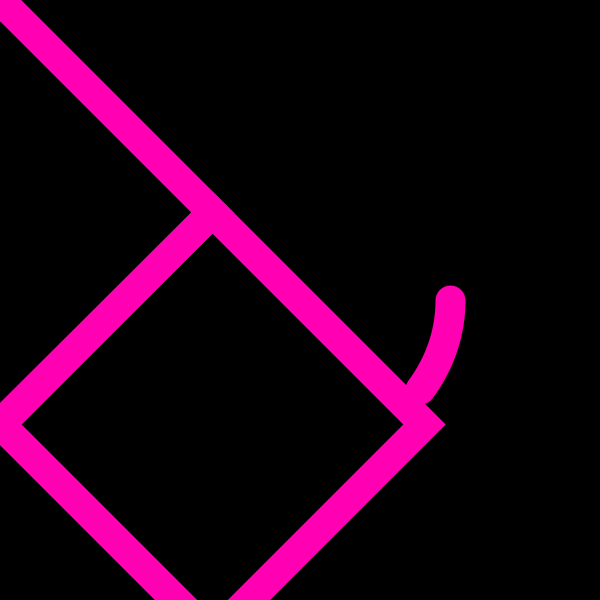
Frame 1 (no input)
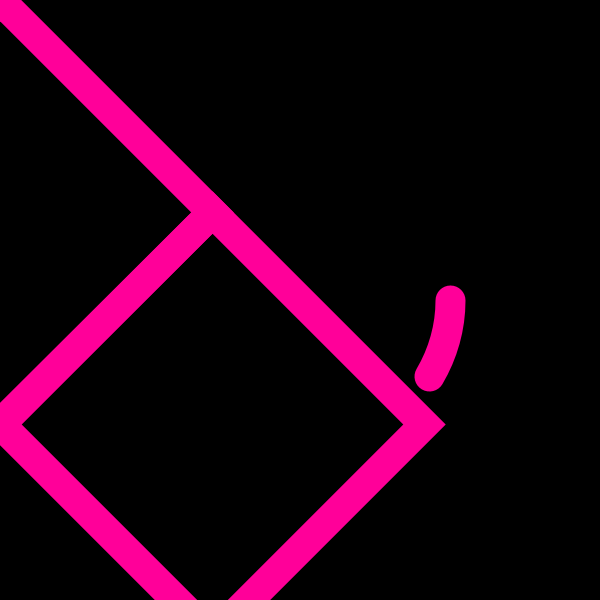
Frame 60 (the mouse pressed at the canvas centre just before this capture)
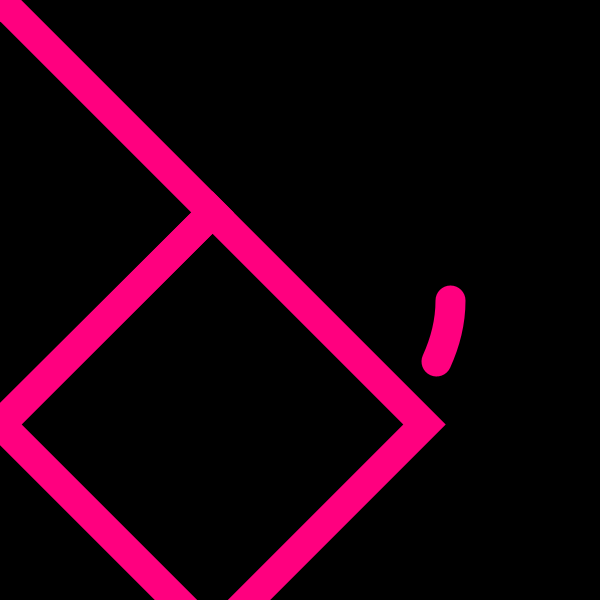
Frame 120 (the mouse held since frame 60 and released just before this capture)

The Processing sketch that drew these frames (run headless with seeded random() and noise(); from frame 60 on, the mouse is pressed at the canvas centre):

// Processing sketch: processing_163987
// ── processing_163987.pde

void setup() {
  size(600, 600);
  colorMode(HSB,255);
}

void draw() {
  
  background(0);
  float mappedSeconds = map(second(),0,60,0,255);
  color c = color(mappedSeconds,255,255);
  stroke(c);
  strokeWeight(30);
  noFill();
  float mappedArc = map(second(),0,59,360,0);
  arc(300, 300, 300, 300, radians(0), radians(mappedArc));
  
  rotate(radians(45));
  rect(0,0,300,300);
  rect(300,0,300,300);  
  
  //pushMatrix();
  //translate(width/2, height/2); //find center of rotation
  //rotate(radians(45)); //rotation
  //scale(2); //use scale to find the center point of your system
  //rect(0,0,300,300);
  //popMatrix();
  
}
